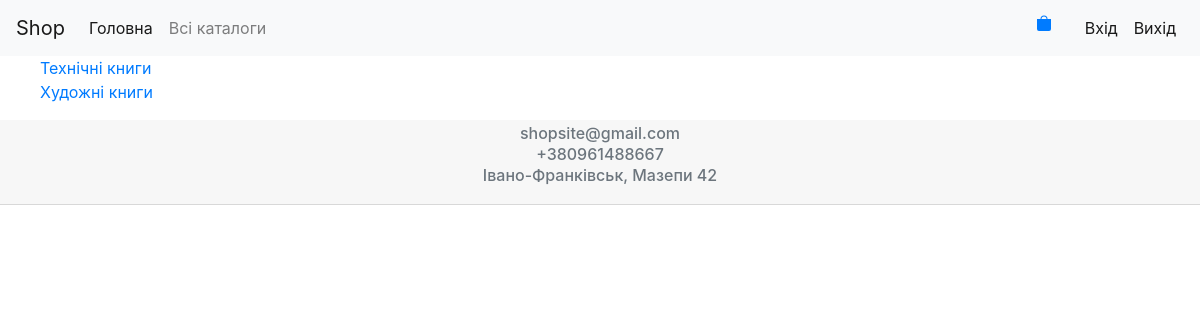
The app's page /main/1/catalog/, older data.
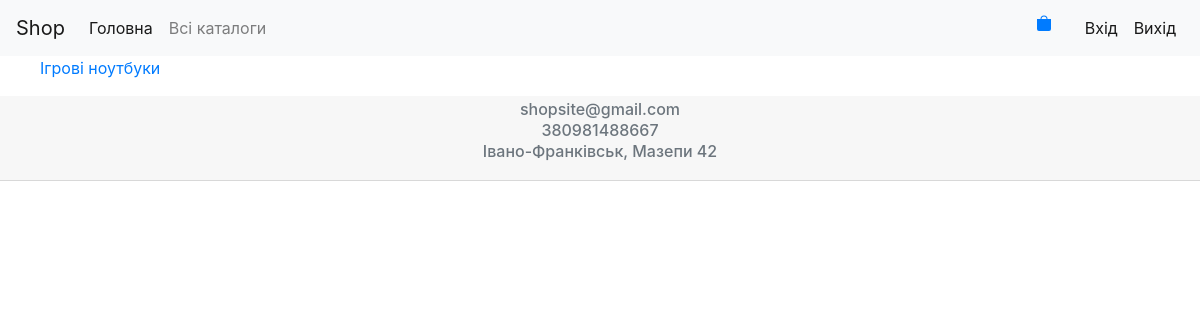
The same page, newer data.
### mainsite/models.py (models this page shows, shortened)
class Catalog(models.Model):
    mainCatalog = models.ForeignKey(MainCatalog, on_delete=models.CASCADE, verbose_name='Назва головного каталогу',
                                    related_name='MainCatalogRel')
    name = models.CharField(max_length=30, verbose_name='Назва підкаталогу')
    class Meta:
        verbose_name = 'Підкаталог'
        verbose_name_plural = 'Підкаталоги'

### contact_shop/models.py (models this page shows)
class Contact(models.Model):
    email = models.EmailField(verbose_name='Електронний адрес')
    number_tel = PhoneField(max_length=13, verbose_name='Номер телефону')
    address = models.CharField(max_length=30, verbose_name='Адреса')
    class Meta:
        verbose_name = 'Контактна інформація'
        verbose_name_plural = 'Контактна інформація'

### mainsite/views.py (the view)
# urls.py: path('<int:maincatalog_id>/catalog/', views.catalog, name='catalog'),
def catalog(request, maincatalog_id):
    return render(request, 'mainsite/catalog.html',
                  {'list_catalog': Catalog.objects.filter(mainCatalog_id=maincatalog_id)})

### contact_shop/context_processors.py (called while the page is built)
def contact_info(request):
    return {'contact_info': Contact.objects.all()}

### mainsite/templates/mainsite/catalog.html (shortened to what this page needs)
{% extends 'mainsite/base.html' %}
{% block content %}
    {% if list_catalog %}
        <ul>
            {% for catalog in list_catalog %}
                <li><a href="{% url 'product:product_list' catalog.id %}">{{ catalog.name }}</a>
                </li>
            {% endfor %}
        </ul>
    {% endif %}
{% endblock content %}

### mainsite/templates/mainsite/footer.html
<div class="card-header" style="text-align: center; /* Фиксированное положение */
    left: 0; bottom: 0;
    padding: 10px;
    width: 100%;
    ">
    {% if contact_info %}
        <ul class="list-group list-group-flush;">
            {% for contacts in contact_info %}
                <li><h6 class="card-subtitle mb-2 text-muted">{{ contacts.email }}</h6></li>
                <li><h6 class="card-subtitle mb-2 text-muted">{{ contacts.number_tel }}</h6></li>
                <li><h6 class="card-subtitle mb-2 text-muted">{{ contacts.address }}</h6></li>
            {% endfor %}
        </ul>
    {% endif %}
</div>

Row changes from the older to the newer data that the page shows:
removed Catalog: name "Художні книги"
changed Catalog: name "Технічні книги" → "Ігрові ноутбуки"
changed Contact "shopsite@gmail.com": number_tel "+380961488667" → "380981488667"
